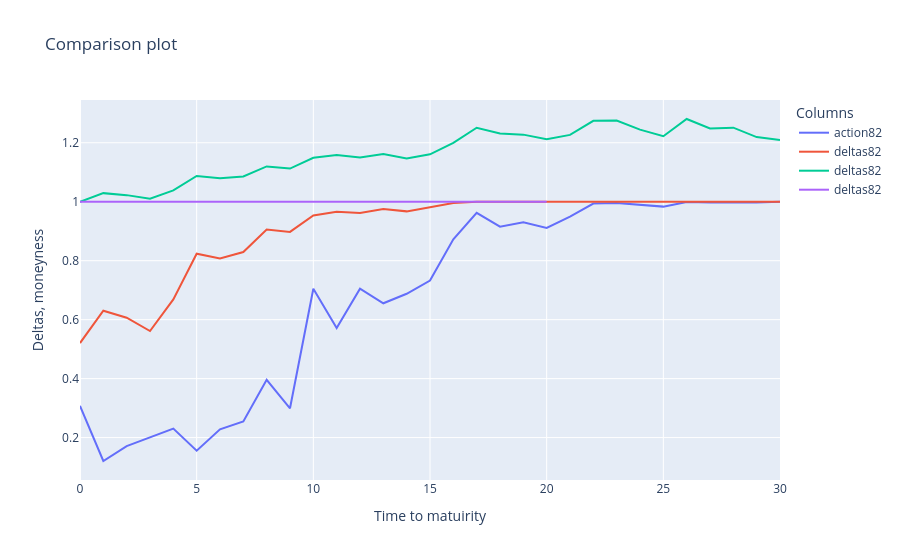

Notebook code for this chart:
### Markdown cell above
First plot is the costs of hedging for one path in my model compared to the cost of hedging of the BS path. The second one will be a plot with, the moneyness, the path with K as a reference and the comparison of the two deltas.

### Code cell
values = np.random.randint(0,simulation,1)
strike =100
fig = go.Figure()
# Add traces for each column
for column in actions.columns[values]:
    fig.add_trace(go.Scatter(x=actions.index, y=actions[column], mode='lines', name=f"action{column}"))
    fig.add_trace(go.Scatter(x=deltas.index, y=deltas[column], mode='lines', name=f"deltas{column}"))
    fig.add_trace(go.Scatter(x=stock_prices.index, y=stock_prices[column]/strike, mode='lines', name=f"deltas{column}"))
    fig.add_trace(go.Scatter(x=stock_prices.index, y=[stock_prices[column][0]/strike]*21, mode='lines', name=f"deltas{column}"))
# Update layout
fig.update_layout(
    title='Comparison plot',
    xaxis_title='Time to matuirity',
    yaxis_title='Deltas, moneyness',
    template='plotly',
    legend=dict(title='Columns'),
)

# Show the plot
fig.show()

### Figure 1 — Plotly figure (JSON) as saved in the notebook; plotly's stock layout.template omitted (floating-point values rounded to 4 significant figures)
{"data": [{"mode": "lines", "name": "action82", "type": "scatter", "x": [0, 1, 2, 3, 4, 5, 6, 7, 8, 9, 10, 11, 12, 13, 14, 15, 16, 17, 18, 19, 20, 21, 22, 23, 24, 25, 26, 27, 28, 29, 30], "y": [0.3077, 0.1206, 0.1712, 0.2013, 0.2305, 0.1555, 0.2279, 0.2549, 0.3959, 0.2995, 0.7047, 0.5715, 0.7052, 0.6557, 0.6879, 0.7328, 0.8726, 0.9624, 0.9153, 0.9307, 0.9112, 0.9497, 0.9938, 0.9956, 0.9897, 0.9834, 0.9989, 0.9974, 0.9985, 0.997, 1]}, {"mode": "lines", "name": "deltas82", "type": "scatter", "x": [0, 1, 2, 3, 4, 5, 6, 7, 8, 9, 10, 11, 12, 13, 14, 15, 16, 17, 18, 19, 20, 21, 22, 23, 24, 25, 26, 27, 28, 29, 30], "y": [0.5207, 0.6302, 0.6067, 0.5615, 0.6687, 0.8236, 0.8078, 0.8293, 0.9059, 0.8977, 0.9533, 0.9659, 0.9621, 0.975, 0.9673, 0.9806, 0.9953, 0.9995, 0.9993, 0.9995, 0.9994, 0.9999, 1.0, 1.0, 1.0, 1.0, 1.0, 1.0, 1, 1, 1]}, {"mode": "lines", "name": "deltas82", "type": "scatter", "x": [0, 1, 2, 3, 4, 5, 6, 7, 8, 9, 10, 11, 12, 13, 14, 15, 16, 17, 18, 19, 20, 21, 22, 23, 24, 25, 26, 27, 28, 29, 30], "y": [1, 1.029, 1.022, 1.01, 1.038, 1.087, 1.08, 1.086, 1.12, 1.112, 1.149, 1.159, 1.15, 1.162, 1.147, 1.161, 1.199, 1.251, 1.232, 1.228, 1.212, 1.227, 1.274, 1.276, 1.245, 1.222, 1.281, 1.248, 1.251, 1.219, 1.21]}, {"mode": "lines", "name": "deltas82", "type": "scatter", "x": [0, 1, 2, 3, 4, 5, 6, 7, 8, 9, 10, 11, 12, 13, 14, 15, 16, 17, 18, 19, 20, 21, 22, 23, 24, 25, 26, 27, 28, 29, 30], "y": [1, 1, 1, 1, 1, 1, 1, 1, 1, 1, 1, 1, 1, 1, 1, 1, 1, 1, 1, 1, 1]}], "layout": {"legend": {"title": {"text": "Columns"}}, "title": {"text": "Comparison plot"}, "xaxis": {"title": {"text": "Time to matuirity"}}, "yaxis": {"title": {"text": "Deltas, moneyness"}}}}
